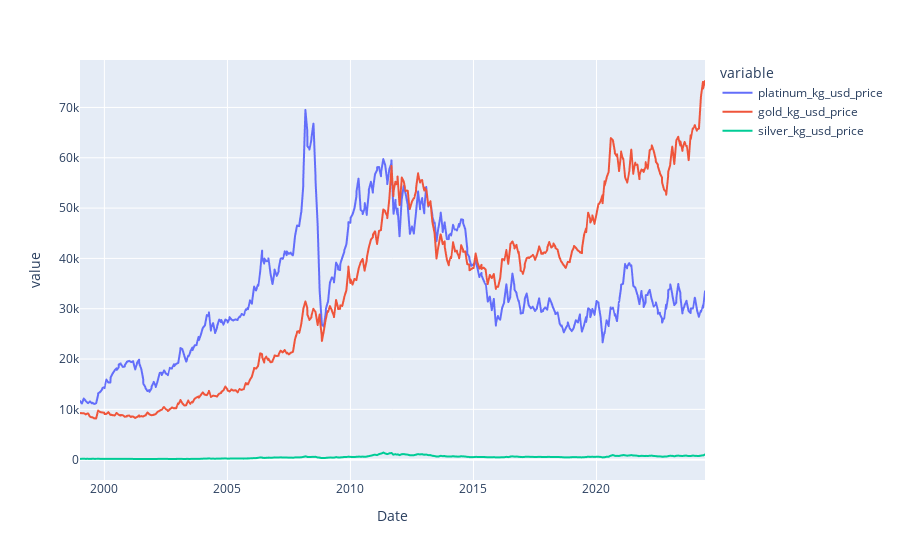

Notebook code for this chart:
### Code cell
prices[["platinum_kg_usd_price", "gold_kg_usd_price", "silver_kg_usd_price"]].plot()

### Figure 1 — Plotly figure (JSON) as saved in the notebook; plotly's stock layout.template omitted (floating-point values rounded to 4 significant figures; data arrays with more than 128 entries replaced by an {"elided": "..."} marker saying what was removed)
{"data": [{"hovertemplate": "variable=platinum_kg_usd_price<br>Date=%{x}<br>value=%{y}<extra></extra>", "legendgroup": "platinum_kg_usd_price", "line": {"color": "#636efa", "dash": "solid"}, "marker": {"symbol": "circle"}, "mode": "lines", "name": "platinum_kg_usd_price", "showlegend": true, "type": "scattergl", "x": {"elided": "534 str values"}, "xaxis": "x", "y": {"elided": "534 float values"}, "yaxis": "y"}, {"hovertemplate": "variable=gold_kg_usd_price<br>Date=%{x}<br>value=%{y}<extra></extra>", "legendgroup": "gold_kg_usd_price", "line": {"color": "#EF553B", "dash": "solid"}, "marker": {"symbol": "circle"}, "mode": "lines", "name": "gold_kg_usd_price", "showlegend": true, "type": "scattergl", "x": {"elided": "534 str values"}, "xaxis": "x", "y": {"elided": "534 float values"}, "yaxis": "y"}, {"hovertemplate": "variable=silver_kg_usd_price<br>Date=%{x}<br>value=%{y}<extra></extra>", "legendgroup": "silver_kg_usd_price", "line": {"color": "#00cc96", "dash": "solid"}, "marker": {"symbol": "circle"}, "mode": "lines", "name": "silver_kg_usd_price", "showlegend": true, "type": "scattergl", "x": {"elided": "534 str values"}, "xaxis": "x", "y": {"elided": "534 float values"}, "yaxis": "y"}], "layout": {"legend": {"title": {"text": "variable"}, "tracegroupgap": 0}, "margin": {"t": 60}, "xaxis": {"anchor": "y", "domain": [0, 1], "title": {"text": "Date"}}, "yaxis": {"anchor": "x", "domain": [0, 1], "title": {"text": "value"}}}}
